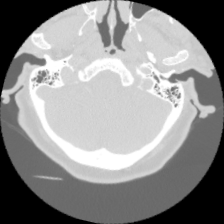
#> input picture data/raw/abnormal/CSFDV1B10 (18)-rotated3-rotated3.png, 224 x 224 px; its folder holds only this picture in this run
$ python preprocess.py
#> lines starting #> are read from the running program, lines starting #| are printed output that depends on the picture
import cv2
import os
import glob
from src.config import DATA_RAW_DIR, DATA_PROCESSED_DIR, IMAGE_WIDTH, IMAGE_HEIGHT

def process_image(image_path):
    """
    Reads an image, applies grayscale, CLAHE, Gaussian Blur, and resizes.
    """
    # 1. Read image in grayscale explicitly
    img = cv2.imread(image_path, cv2.IMREAD_GRAYSCALE)
#> img is the input picture: shape (224, 224); min 0, max 255, mean 141.3
    if img is None:
        return None

    # 2. Apply CLAHE (Contrast Limited Adaptive Histogram Equalization)
    # This enhances local contrast to make vertebrae edges visible
    clahe = cv2.createCLAHE(clipLimit=1.2, tileGridSize=(8, 8))
    enhanced_img = clahe.apply(img)
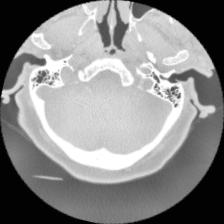
#> enhanced_img: shape (224, 224); min 2, max 255, mean 138

    # 3. Apply Gaussian Blur (Noise Reduction)
    # Removes high-frequency noise while preserving bone structure
    blurred_img = cv2.GaussianBlur(enhanced_img, (3, 3), 0)

    # 4. Resize to the target dimensions defined in config (224x224)
    resized_img = cv2.resize(blurred_img, (IMAGE_WIDTH, IMAGE_HEIGHT))

    return resized_img

def process_directory(category_name):
    """
    Processes all images in a specific category folder (e.g., 'healthy').
    """
    input_dir = os.path.join(DATA_RAW_DIR, category_name)
    output_dir = os.path.join(DATA_PROCESSED_DIR, category_name)

    # Ensure output directory exists
    os.makedirs(output_dir, exist_ok=True)


    # Robust file finding: only look for specific image extensions
    image_paths = set()
    for ext in ['*.jpg', '*.jpeg', '*.png', '*.JPG', '*.JPEG', '*.PNG']:
        found = glob.glob(os.path.join(input_dir, ext))
        image_paths.update(found) # .update() on a set ignores duplicates

    image_paths = list(image_paths) # Convert back to list for the loop
    print(f"Found {len(image_paths)} unique images in '{category_name}'...")
    # [7 lines of commented-out code are left out]

    count = 0
    for path in image_paths:
        processed = process_image(path)
        if processed is not None:
            filename = os.path.basename(path)
            save_path = os.path.join(output_dir, filename)
            cv2.imwrite(save_path, processed)
            count += 1

    print(f"Successfully processed {count} images in '{category_name}'.")

if __name__ == "__main__":
    print("\n" + "="*40)
    print("⚕️  IMAGE PREPROCESSING PIPELINE STARTING")
    print("="*40)

    # Process both categories as per the alphabetical mapping requirement
    process_directory("abnormal")
    process_directory("healthy")

    print("\n✅ Pipeline Complete. Check your 'data/processed/' folder.")
